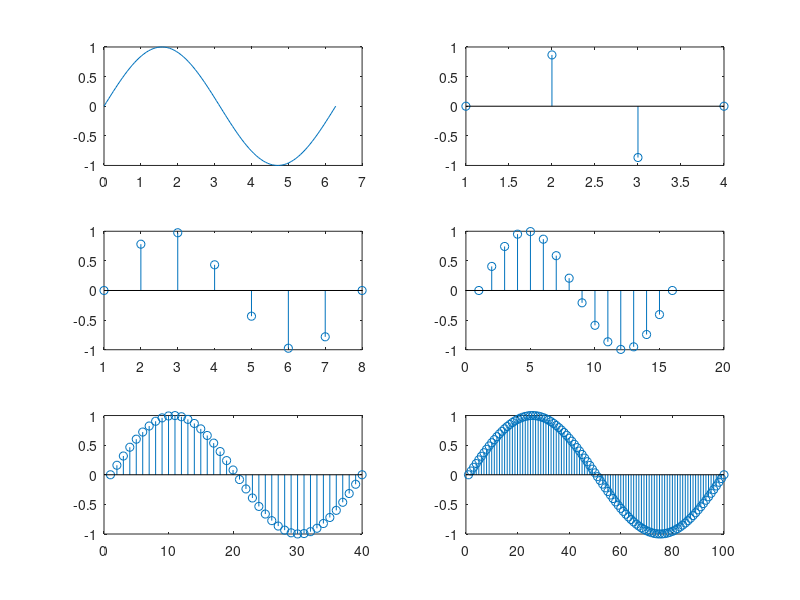

Write MATLAB code to recreate this figure.
x=linspace(0,2*pi,100);
y=sin(x);
x1=linspace(0,2*pi,4);
y1=sin(x1);

x1=linspace(0,2*pi,8);
y2=sin(x1);

x1=linspace(0,2*pi,16);
y3=sin(x1);

x1=linspace(0,2*pi,40);
y4=sin(x1);


%se divide en tres por 2 parte y se grafica en la primera
subplot(3,2,1),plot(x,y);
subplot(3,2,2),stem(y1);
subplot(3,2,3),stem(y2);
subplot(3,2,4),stem(y3);
subplot(3,2,5),stem(y4);
subplot(3,2,6),stem(y);
